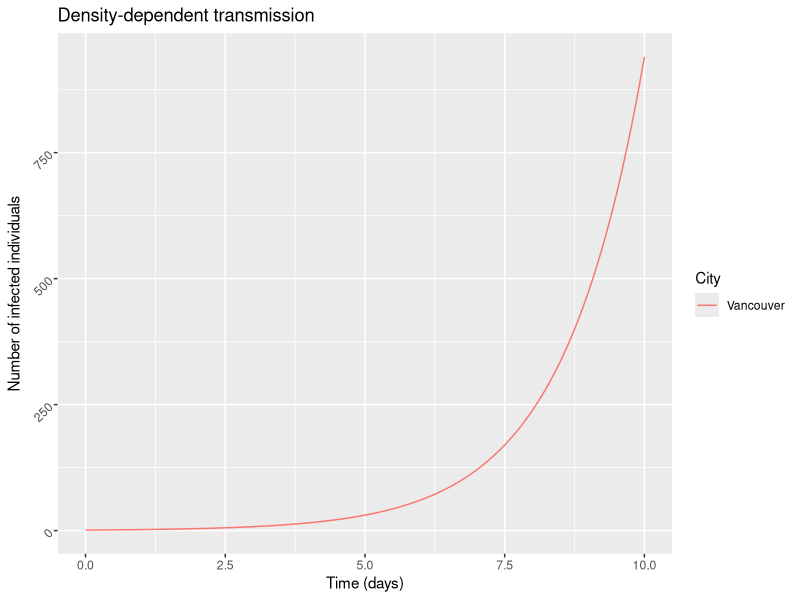
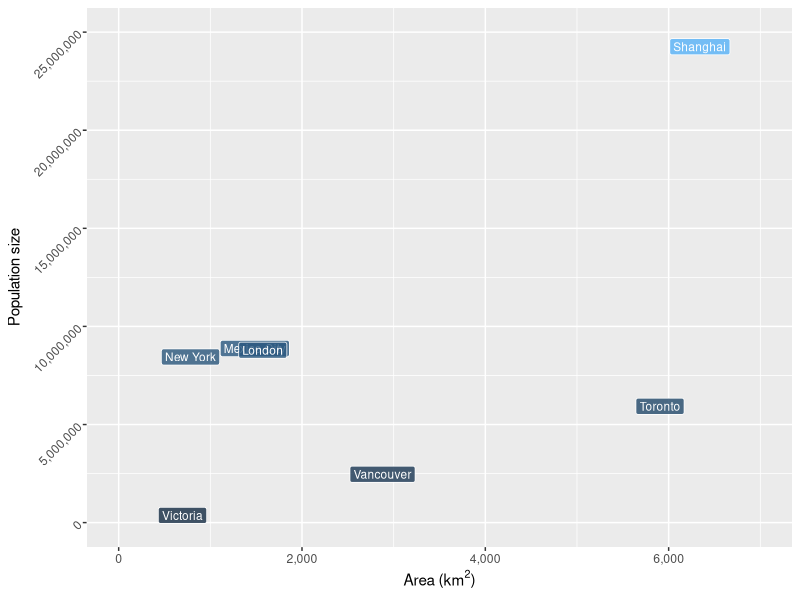
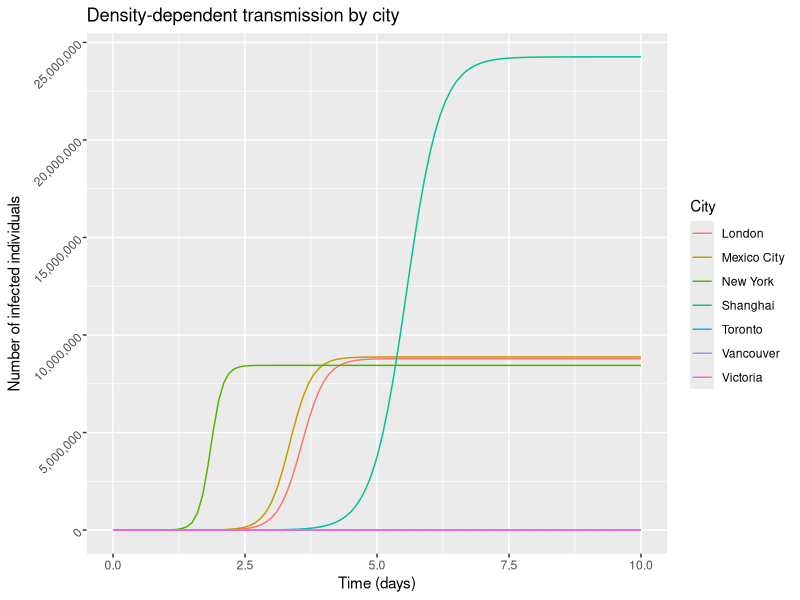
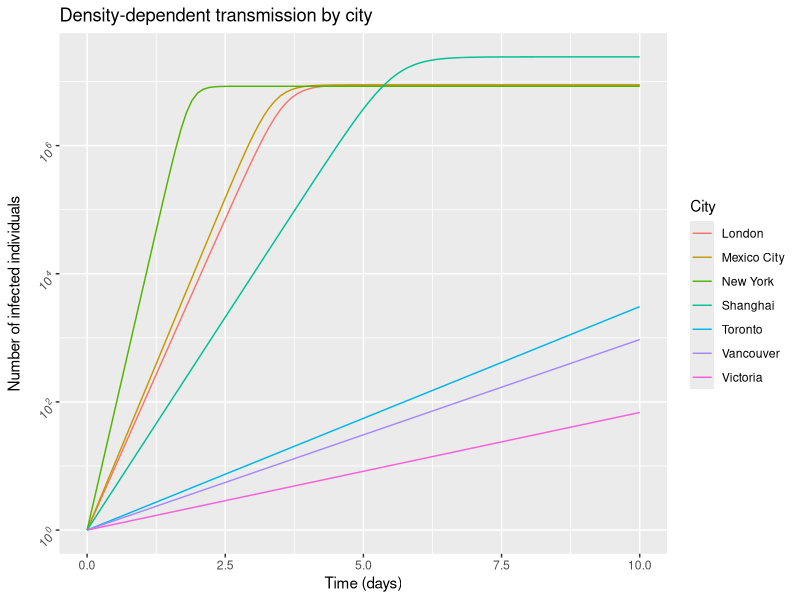
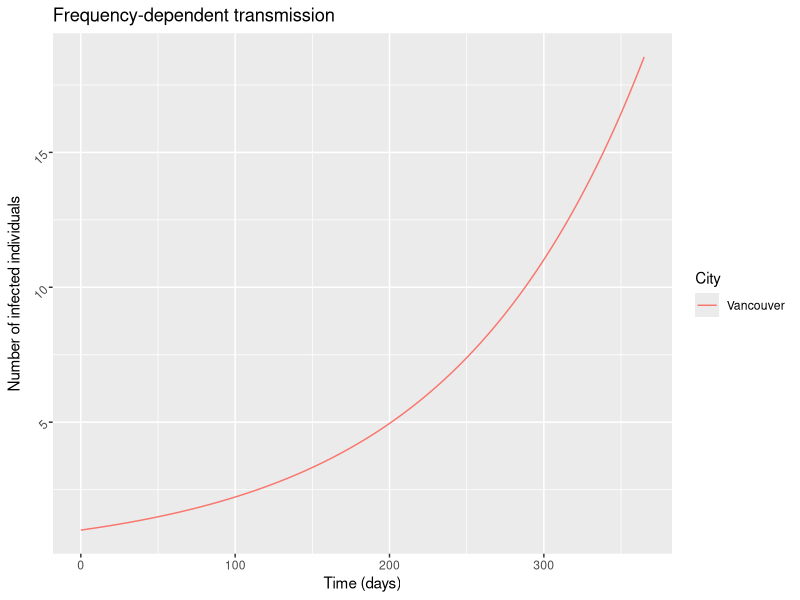
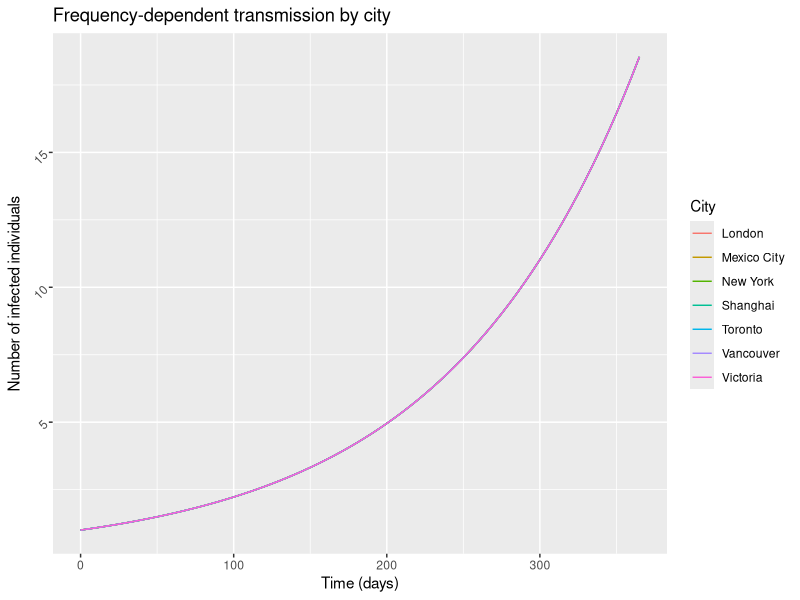

The R source for these figures, in order:
############################################################################################
###########    Frequency versus Density                                   ##################
###########      population dynamics                                      ##################
###########                                                               ##################
###########                                                               ##################
###########    Written by: Mike A Irvine                                  ##################
###########                                                               ##################
###########    written: 17/01/25                                          ##################
############################################################################################
#If running for first time and neccessary, uncomment following lines to install packages 
#install library to handle differential equations
#install.packages("deSolve")
#install library to handle graphics
#install.packages("ggplot2")

# resets R to fresh
rm(list = ls(all = TRUE))  

# load in library for solving differential equations
library("deSolve")

# load in libraries for plotting
library("ggplot2")
library("reshape2")
library("scales")

density_func=function(t, x, vparameters){
  
  S = x[1]  
  I = x[2]  
  
  with(as.list(vparameters),{
    
     
    beta = kappa*nu
    dS = -beta*S*I/A      
    dI = +beta*S*I/A  
    
    vout = c(dS,dI)
    list(vout)
  })
}


npop = 2463431 #population of Metro Vancouver
I_0 = 1
S_0 = npop-I_0

tbegin = 0
tend   = 10
vt = seq(tbegin,tend,0.1)  


kappa = 0.1 #rate of contact per person per square km per day.
nu = 0.008 #probability that a contact leads to an infection
A = 2878.52 #area metro Vancouver (km^2)

vparameters = c(kappa=kappa,nu=nu,A=A) #set parameters
inits = c(S=S_0,I=I_0) #set initial conditions

model.results = as.data.frame(lsoda(inits, vt, density_func, vparameters))
meltdf <- melt(model.results,id="time",variable.name = "City")
meltdf <- meltdf[ which(meltdf$City=='I'), ]
meltdf$City = 'Vancouver'

p<- ggplot(meltdf, aes(x=time ,y=value,colour=City,group=City)) + geom_line() +
  xlab("Time (days)") + scale_y_continuous(labels = scales::comma) +
  ylab("Number of infected individuals") + theme(axis.text.y  = element_text(angle=45)) +
  ggtitle('Density-dependent transmission')

show(p)

##################################################################################
#####                                                                #############
#####            Compare density-dependent transmission              #############
#####                   in different cities                          #############
#####                                                                #############
##################################################################################

density_results_from_city = function(N,A,city_name){
  #N = population
  #A = Area in km^2
  npop = N
  I_0 = 1
  S_0 = npop-I_0
  
  tbegin = 0
  tend   = 10
  vt = seq(tbegin,tend,0.1)  
  
  
  kappa = 0.1 #rate of contact per person per square km per day.
  nu = 0.008 #probability that a contact leads to an infection
  
  vparameters = c(kappa=kappa,nu=nu,A=A) #set parameters
  inits = c(S=S_0,I=I_0) #set initial conditions
  
  model.results = as.data.frame(lsoda(inits, vt, density_func, vparameters))
  meltdf <- melt(model.results,id="time",variable.name = "City")
  meltdf <- meltdf[ which(meltdf$City=='I'), ]
  meltdf$City = city_name
  return(meltdf)
}

city_populations <- c(24256800,8874724,8787892,8443675,5928040,2463431,367770)
city_areas <- c(6340.5,1485.49,1572.15,783.84,5905.71,2878.52,696.15)
city_names <- c('Shanghai','Mexico City','London','New York','Toronto','Vancouver','Victoria')
cities_df <- data.frame(city_names,city_populations,city_areas)
colnames(cities_df)<-c('name','population','area')

p<- ggplot(cities_df, aes(x=area, y=population, fill=population)) +
  geom_label(aes(label=name), color="white", size=3,alpha=0.8) +
  scale_fill_continuous(guide = 'none') + 
  scale_y_continuous(label=comma_format(),
                     limits=c(0,25000000)) + 
  scale_x_continuous(label=comma_format(),limits=c(0,7000)) +
  theme(axis.text.y  = element_text(angle=45)) +
  xlab(bquote("Area ("*km^2*')')) + 
  ylab("Population size")
show(p)


df <- data.frame(matrix(ncol = 3, nrow = 0))
colnames(df)<-c('time','City','value')

for(i in 1:nrow(cities_df)){
  pop <- cities_df$population[[i]]
  name <- cities_df$name[[i]]
  area <- cities_df$area[[i]]

  mdf <- density_results_from_city(pop,area,name)
  df <- rbind(df,mdf)
}

#####
###  Plot infections per city
#####


p<- ggplot(df, aes(x=time ,y=value,colour=City,group=City)) + geom_line() +
  scale_y_continuous(labels = scales::comma) +
  xlab("Time (days)") + 
  ylab("Number of infected individuals") + theme(axis.text.y  = element_text(angle=45)) +
  ggtitle('Density-dependent transmission by city')
show(p)

#####
###  Plot infections per city in log scale.
#####

p<- ggplot(df, aes(x=time ,y=value,colour=City,group=City)) + geom_line() +
  scale_y_log10(breaks = trans_breaks("log10", function(x) 10^x),
                labels = trans_format("log10", math_format(10^.x))) +
  xlab("Time (days)") + 
  ylab("Number of infected individuals") + theme(axis.text.y  = element_text(angle=45)) +
  ggtitle('Density-dependent transmission by city')

show(p)

############################################################################################
###########                                                               ##################
###########                                                               ##################
###########                                                               ##################
###########                   Frequency transmission                      ##################
###########                                                               ##################
###########                                                               ##################
###########                                                               ##################
############################################################################################

frequency_func=function(t, x, vparameters){
  
  S = x[1]  
  I = x[2]  
  
  with(as.list(vparameters),{
    
    
    beta = eta*nu
    dS = -beta*S*I/N    
    dI = +beta*S*I/N
    
    vout = c(dS,dI)
    list(vout)
  })
}


N = 2463431 #population of Metro Vancouver
I_0 = 1
S_0 = N-I_0

tbegin = 0
tend   = 365
vt = seq(tbegin,tend,0.1)  

eta = 1 #rate of contact per person per day
nu = 0.008 #probability that a contact leads to an infection


vparameters = c(eta=eta,nu=nu,N=N) #set parameters
inits = c(S=S_0,I=I_0) #set initial conditions

model.results = as.data.frame(lsoda(inits, vt, frequency_func, vparameters))
meltdf <- melt(model.results,id="time",variable.name = "City")
meltdf <- meltdf[ which(meltdf$City=='I'), ]
meltdf$City = 'Vancouver'

p<- ggplot(meltdf, aes(x=time ,y=value,colour=City,group=City)) + geom_line() +
  xlab("Time (days)") + scale_y_continuous(labels = scales::comma) +
  ylab("Number of infected individuals") + theme(axis.text.y  = element_text(angle=45)) +
  ggtitle('Frequency-dependent transmission')
  
show(p)

#####
##
##      look at frequency for all cities
##
#####

frequency_results_from_city = function(N,A,city_name){
  #N = population
  #A = Area in km^2
  I_0 = 1
  S_0 = N-I_0
  
  tbegin = 0
  tend   = 365
  vt = seq(tbegin,tend,5)  
  
  eta = 1 #rate of contact per person per day
  nu = 0.008 #probability that a contact leads to an infection
  
  
  vparameters = c(eta=eta,nu=nu,N=N) #set parameters
  inits = c(S=S_0,I=I_0) #set initial conditions
  
  model.results = as.data.frame(lsoda(inits, vt, frequency_func, vparameters))
  meltdf <- melt(model.results,id="time",variable.name = "City")
  meltdf <- meltdf[ which(meltdf$City=='I'), ]
  meltdf$City = city_name
  return(meltdf)
}

df <- data.frame(matrix(ncol = 3, nrow = 0))
colnames(df)<-c('time','City','value')

for(i in 1:nrow(cities_df)){
  pop <- cities_df$population[[i]]
  name <- cities_df$name[[i]]
  area <- cities_df$area[[i]]
  
  mdf <- frequency_results_from_city(pop,area,name)
  df <- rbind(df,mdf)
}

#####
###  Plot infections per city
#####


p<- ggplot(df, aes(x=time ,y=value,colour=City,group=City)) + geom_line() +
  scale_y_continuous(labels = scales::comma) +
  xlab("Time (days)") + 
  ylab("Number of infected individuals") + theme(axis.text.y  = element_text(angle=45)) +
  ggtitle('Frequency-dependent transmission by city')

show(p)
